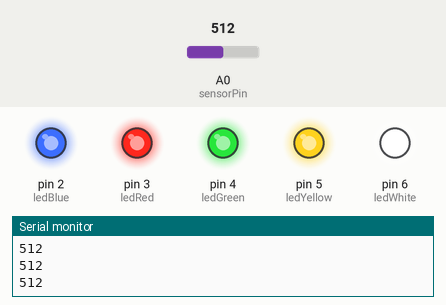
Bench run of a sketch on a simulated Arduino Uno, built with avr-gcc and run on an emulated ATmega328P. Shown: output pins drawn as LEDs (lit = HIGH), the last lines printed to the serial monitor. Inputs (shaded band) come from the test bench; at power-on: A0 (sensorPin) = 512.

Above: at 1.2 s.
1.3 s: A0 (sensorPin) set to 113
2.8 s: A0 (sensorPin) set to 105
At 4.0 s:
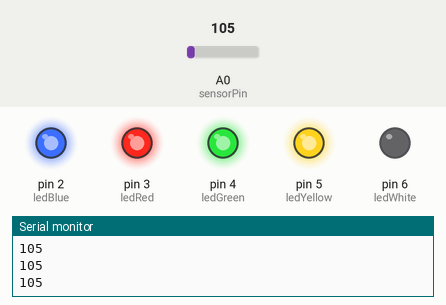
4.3 s: A0 (sensorPin) set to 86
At 5.5 s:
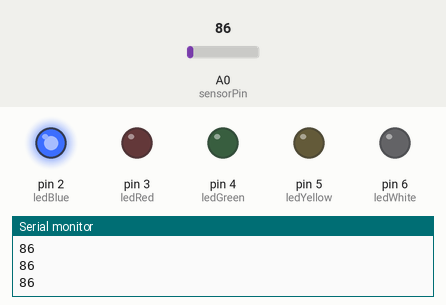
5.8 s: A0 (sensorPin) set to 0
At 6.8 s:
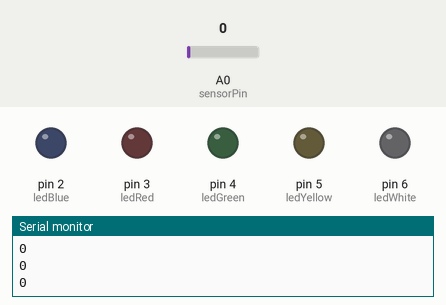
7.3 s: A0 (sensorPin) set to 94
At 8.1 s:
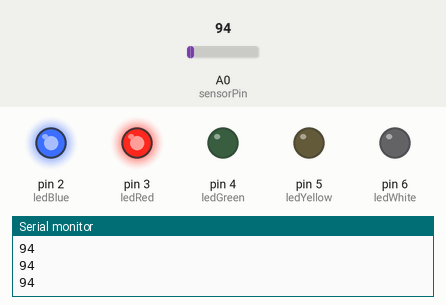
8.8 s: A0 (sensorPin) set to 110
At 9.3 s:
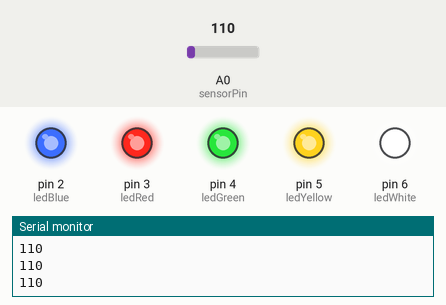
Timing chart, 0 to 11.3 s (numbered marks = the images above; inputs shaded):
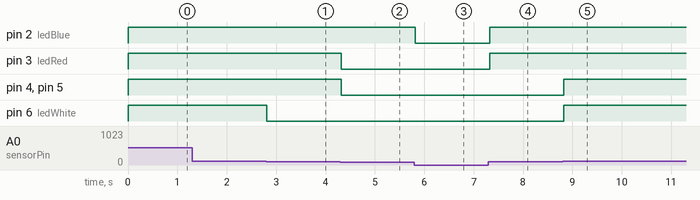

The sketch:

VolumeVisualizer.ino
```cpp
int  sensorPin  =  A0;     // select the input  pin for  the potentiometer
int  ledBlue  =  2;   // select the pin for  the LED
int  ledRed  =  3;   // select the pin for  the LED
int  ledGreen  =  4;   // select the pin for  the LED
int  ledYellow  =  5;   // select the pin for  the LED
int  ledWhite  =  6;   // select the pin for  the LED
int  sensorValue =  0;  // variable to  store  the value  coming  from  the sensor

void setup()
{
pinMode(ledBlue, OUTPUT);
pinMode(ledRed, OUTPUT);
pinMode(ledYellow, OUTPUT);
pinMode(ledGreen, OUTPUT);
pinMode(ledWhite, OUTPUT);
Serial.begin(9600);
}
void loop(){
sensorValue =  analogRead(sensorPin);
Serial.println(sensorValue,  DEC);
  if (sensorValue <= 84){
    digitalWrite(ledBlue, LOW);
    digitalWrite(ledRed, LOW);
    digitalWrite(ledGreen, LOW);
    digitalWrite(ledYellow, LOW);
    digitalWrite(ledWhite, LOW);
  }
  else if (sensorValue >= 85 && sensorValue <= 90){
    digitalWrite(ledBlue, HIGH);
    digitalWrite(ledRed, LOW);
    digitalWrite(ledGreen, LOW);
    digitalWrite(ledYellow, LOW);
    digitalWrite(ledWhite, LOW);
  }
  else if (sensorValue >= 91 && sensorValue <= 95){
    digitalWrite(ledBlue, HIGH);
    digitalWrite(ledRed, HIGH);
    digitalWrite(ledGreen, LOW);
    digitalWrite(ledYellow, LOW);
    digitalWrite(ledWhite, LOW);
  }
  else if (sensorValue >= 96 && sensorValue <= 100){
    digitalWrite(ledBlue, HIGH);
    digitalWrite(ledRed, HIGH);
    digitalWrite(ledGreen, HIGH);
    digitalWrite(ledYellow, LOW);
    digitalWrite(ledWhite, LOW);
  }
  else if (sensorValue >= 100 && sensorValue <= 105){
    digitalWrite(ledBlue, HIGH);
    digitalWrite(ledRed, HIGH);
    digitalWrite(ledGreen, HIGH);
    digitalWrite(ledYellow, HIGH);
    digitalWrite(ledWhite, LOW);
  }
  else{
    digitalWrite(ledBlue, HIGH);
    digitalWrite(ledRed, HIGH);
    digitalWrite(ledGreen, HIGH);
    digitalWrite(ledYellow, HIGH);
    digitalWrite(ledWhite, HIGH);
  }
delay(100);
}
```

Measured:
- the behaviour switches between 106 and 105 on A0 (sensorPin) (found by bisection; images 0 and 1)
- after the input at 2.8 s, pin 6 (ledWhite): HIGH → LOW at once
- after the input at 4.3 s, pin 3 (ledRed), pin 4 (ledGreen), pin 5 (ledYellow): HIGH → LOW at once
- after the input at 5.8 s, pin 2 (ledBlue): HIGH → LOW at once
- after the input at 7.3 s, pin 2 (ledBlue), pin 3 (ledRed): LOW → HIGH at once
- after the input at 8.8 s, pin 4 (ledGreen), pin 5 (ledYellow), pin 6 (ledWhite): LOW → HIGH at once
